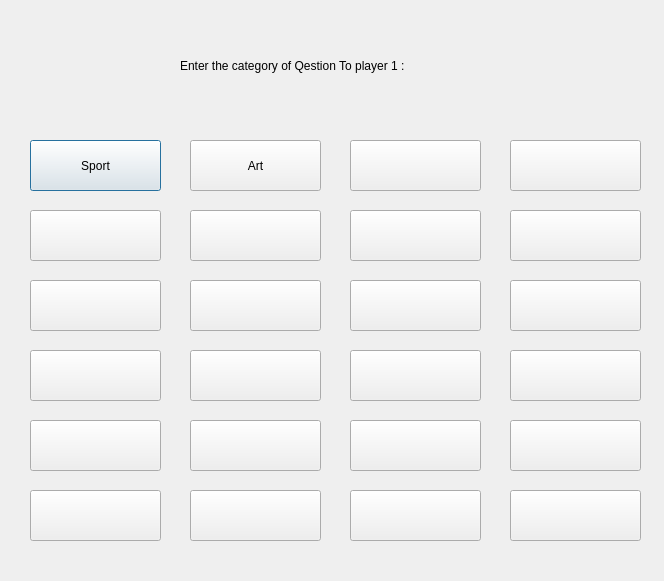
<?xml version="1.0" encoding="UTF-8"?>
<ui version="4.0">
 <class>category_of_question_mode_pvp</class>
 <widget class="QDialog" name="category_of_question_mode_pvp">
  <property name="geometry">
   <rect>
    <x>0</x>
    <y>0</y>
    <width>664</width>
    <height>581</height>
   </rect>
  </property>
  <property name="windowTitle">
   <string>Dialog</string>
  </property>
  <widget class="QPushButton" name="Sport">
   <property name="geometry">
    <rect>
     <x>30</x>
     <y>140</y>
     <width>131</width>
     <height>51</height>
    </rect>
   </property>
   <property name="styleSheet">
    <string notr="true">font: 700 italic 12pt &quot;Segoe UI&quot;;</string>
   </property>
   <property name="text">
    <string>Sport</string>
   </property>
  </widget>
  <widget class="QPushButton" name="pushButton_2">
   <property name="geometry">
    <rect>
     <x>30</x>
     <y>210</y>
     <width>131</width>
     <height>51</height>
    </rect>
   </property>
   <property name="text">
    <string/>
   </property>
  </widget>
  <widget class="QPushButton" name="pushButton_3">
   <property name="geometry">
    <rect>
     <x>30</x>
     <y>280</y>
     <width>131</width>
     <height>51</height>
    </rect>
   </property>
   <property name="text">
    <string/>
   </property>
  </widget>
  <widget class="QPushButton" name="pushButton_4">
   <property name="geometry">
    <rect>
     <x>30</x>
     <y>350</y>
     <width>131</width>
     <height>51</height>
    </rect>
   </property>
   <property name="text">
    <string/>
   </property>
  </widget>
  <widget class="QPushButton" name="pushButton_5">
   <property name="geometry">
    <rect>
     <x>30</x>
     <y>420</y>
     <width>131</width>
     <height>51</height>
    </rect>
   </property>
   <property name="text">
    <string/>
   </property>
  </widget>
  <widget class="QPushButton" name="pushButton_6">
   <property name="geometry">
    <rect>
     <x>190</x>
     <y>140</y>
     <width>131</width>
     <height>51</height>
    </rect>
   </property>
   <property name="styleSheet">
    <string notr="true">font: 700 italic 12pt &quot;Segoe UI&quot;;</string>
   </property>
   <property name="text">
    <string>Art</string>
   </property>
  </widget>
  <widget class="QPushButton" name="pushButton_7">
   <property name="geometry">
    <rect>
     <x>190</x>
     <y>210</y>
     <width>131</width>
     <height>51</height>
    </rect>
   </property>
   <property name="text">
    <string/>
   </property>
  </widget>
  <widget class="QPushButton" name="pushButton_8">
   <property name="geometry">
    <rect>
     <x>190</x>
     <y>280</y>
     <width>131</width>
     <height>51</height>
    </rect>
   </property>
   <property name="text">
    <string/>
   </property>
  </widget>
  <widget class="QPushButton" name="pushButton_9">
   <property name="geometry">
    <rect>
     <x>190</x>
     <y>350</y>
     <width>131</width>
     <height>51</height>
    </rect>
   </property>
   <property name="text">
    <string/>
   </property>
  </widget>
  <widget class="QPushButton" name="pushButton_10">
   <property name="geometry">
    <rect>
     <x>190</x>
     <y>420</y>
     <width>131</width>
     <height>51</height>
    </rect>
   </property>
   <property name="text">
    <string/>
   </property>
  </widget>
  <widget class="QPushButton" name="pushButton_11">
   <property name="geometry">
    <rect>
     <x>350</x>
     <y>140</y>
     <width>131</width>
     <height>51</height>
    </rect>
   </property>
   <property name="text">
    <string/>
   </property>
  </widget>
  <widget class="QPushButton" name="pushButton_12">
   <property name="geometry">
    <rect>
     <x>350</x>
     <y>210</y>
     <width>131</width>
     <height>51</height>
    </rect>
   </property>
   <property name="text">
    <string/>
   </property>
  </widget>
  <widget class="QPushButton" name="pushButton_13">
   <property name="geometry">
    <rect>
     <x>350</x>
     <y>280</y>
     <width>131</width>
     <height>51</height>
    </rect>
   </property>
   <property name="text">
    <string/>
   </property>
  </widget>
  <widget class="QPushButton" name="pushButton_14">
   <property name="geometry">
    <rect>
     <x>350</x>
     <y>350</y>
     <width>131</width>
     <height>51</height>
    </rect>
   </property>
   <property name="text">
    <string/>
   </property>
  </widget>
  <widget class="QPushButton" name="pushButton_15">
   <property name="geometry">
    <rect>
     <x>350</x>
     <y>420</y>
     <width>131</width>
     <height>51</height>
    </rect>
   </property>
   <property name="text">
    <string/>
   </property>
  </widget>
  <widget class="QPushButton" name="pushButton_16">
   <property name="geometry">
    <rect>
     <x>510</x>
     <y>140</y>
     <width>131</width>
     <height>51</height>
    </rect>
   </property>
   <property name="text">
    <string/>
   </property>
  </widget>
  <widget class="QPushButton" name="pushButton_17">
   <property name="geometry">
    <rect>
     <x>510</x>
     <y>210</y>
     <width>131</width>
     <height>51</height>
    </rect>
   </property>
   <property name="text">
    <string/>
   </property>
  </widget>
  <widget class="QPushButton" name="pushButton_18">
   <property name="geometry">
    <rect>
     <x>510</x>
     <y>280</y>
     <width>131</width>
     <height>51</height>
    </rect>
   </property>
   <property name="text">
    <string/>
   </property>
  </widget>
  <widget class="QPushButton" name="pushButton_19">
   <property name="geometry">
    <rect>
     <x>510</x>
     <y>350</y>
     <width>131</width>
     <height>51</height>
    </rect>
   </property>
   <property name="text">
    <string/>
   </property>
  </widget>
  <widget class="QPushButton" name="pushButton_20">
   <property name="geometry">
    <rect>
     <x>510</x>
     <y>420</y>
     <width>131</width>
     <height>51</height>
    </rect>
   </property>
   <property name="text">
    <string/>
   </property>
  </widget>
  <widget class="QPushButton" name="pushButton_21">
   <property name="geometry">
    <rect>
     <x>30</x>
     <y>490</y>
     <width>131</width>
     <height>51</height>
    </rect>
   </property>
   <property name="text">
    <string/>
   </property>
  </widget>
  <widget class="QPushButton" name="pushButton_22">
   <property name="geometry">
    <rect>
     <x>190</x>
     <y>490</y>
     <width>131</width>
     <height>51</height>
    </rect>
   </property>
   <property name="text">
    <string/>
   </property>
  </widget>
  <widget class="QPushButton" name="pushButton_23">
   <property name="geometry">
    <rect>
     <x>350</x>
     <y>490</y>
     <width>131</width>
     <height>51</height>
    </rect>
   </property>
   <property name="text">
    <string/>
   </property>
  </widget>
  <widget class="QPushButton" name="pushButton_24">
   <property name="geometry">
    <rect>
     <x>510</x>
     <y>490</y>
     <width>131</width>
     <height>51</height>
    </rect>
   </property>
   <property name="text">
    <string/>
   </property>
  </widget>
  <widget class="QLabel" name="label">
   <property name="geometry">
    <rect>
     <x>180</x>
     <y>40</y>
     <width>321</width>
     <height>51</height>
    </rect>
   </property>
   <property name="styleSheet">
    <string notr="true">font: 700 italic 12pt &quot;Segoe UI&quot;;</string>
   </property>
   <property name="text">
    <string>Enter the category of Qestion To player 1 :</string>
   </property>
  </widget>
 </widget>
 <tabstops>
  <tabstop>Sport</tabstop>
  <tabstop>pushButton_2</tabstop>
  <tabstop>pushButton_3</tabstop>
  <tabstop>pushButton_4</tabstop>
  <tabstop>pushButton_5</tabstop>
  <tabstop>pushButton_21</tabstop>
  <tabstop>pushButton_6</tabstop>
  <tabstop>pushButton_7</tabstop>
  <tabstop>pushButton_8</tabstop>
  <tabstop>pushButton_9</tabstop>
  <tabstop>pushButton_10</tabstop>
  <tabstop>pushButton_22</tabstop>
  <tabstop>pushButton_11</tabstop>
  <tabstop>pushButton_12</tabstop>
  <tabstop>pushButton_13</tabstop>
  <tabstop>pushButton_14</tabstop>
  <tabstop>pushButton_15</tabstop>
  <tabstop>pushButton_23</tabstop>
  <tabstop>pushButton_16</tabstop>
  <tabstop>pushButton_17</tabstop>
  <tabstop>pushButton_18</tabstop>
  <tabstop>pushButton_19</tabstop>
  <tabstop>pushButton_20</tabstop>
  <tabstop>pushButton_24</tabstop>
 </tabstops>
 <resources/>
 <connections/>
</ui>
